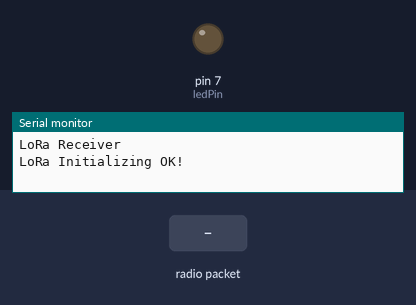
Recording of a sketch running on a simulated Arduino Uno, built with avr-gcc and run on an emulated ATmega328P. On the bench: output pins drawn as LEDs (lit = HIGH), the last lines printed to the serial monitor. Inputs (shaded band) come from the test bench. No radio packets arrive unless stated.

Above: at 1.2 s.
1.3 s: radio packet "1" arrives
At 1.7 s:
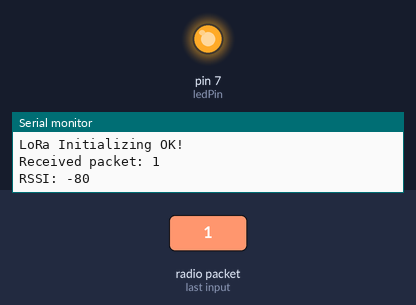
Timing chart, 0 to 4.3 s (numbered marks = the images above; inputs shaded):
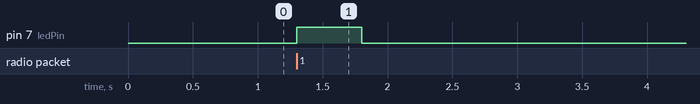

The sketch:

loRa_Receiver_led_control_using_push_button.ino
```cpp
#include <SPI.h>
#include <LoRa.h>

#define ss 10       // LoRa module pin definitions
#define rst 9
#define dio0 2
#define ledPin 7   // Optional LED for feedback

void setup() {
  Serial.begin(115200);
  while (!Serial);
  Serial.println("LoRa Receiver");

  LoRa.setPins(ss, rst, dio0);

  while (!LoRa.begin(866E6)) { // 866 MHz for Europe
    Serial.print(".");
    delay(500);
  }

  LoRa.setSyncWord(0xF3);
  Serial.println("LoRa Initializing OK!");

  pinMode(ledPin, OUTPUT); // Optional LED for feedback
}

void loop() {
  int packetSize = LoRa.parsePacket();
  if (packetSize) {
    digitalWrite(ledPin, HIGH);

    Serial.print("Received packet: ");
    while (LoRa.available()) {
      char c = LoRa.read();
      Serial.print(c);
    }
    Serial.println();

    Serial.print("RSSI: ");
    Serial.println(LoRa.packetRssi());

    delay(500);
    digitalWrite(ledPin, LOW);
  }
}
```

Measured:
- after the input at 1.3 s, pin 7 (ledPin): LOW → HIGH at once, → LOW 0.50 s later
